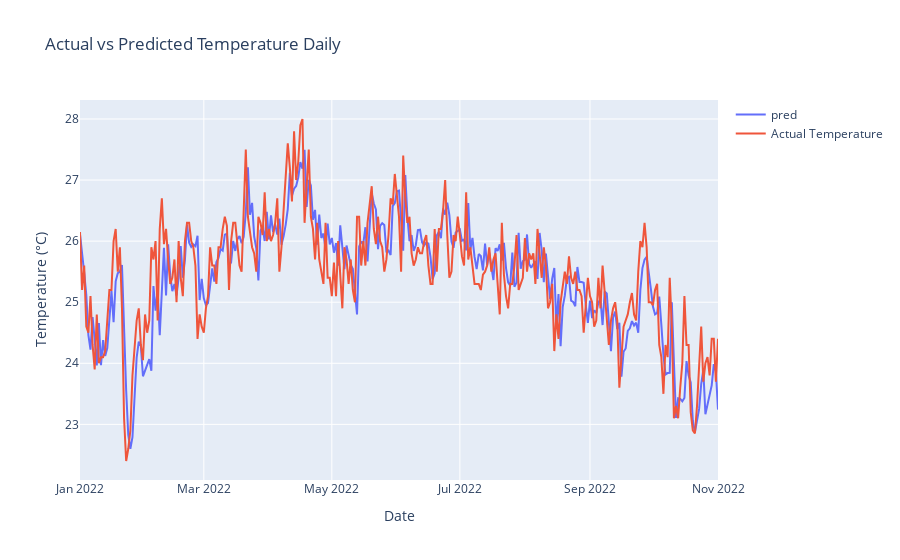

Notebook code for this chart:
### Code cell
import plotly.graph_objs as go
 
# The dataset datetime is in dataframe, the array does not include it. Set the array with relative to dataframe datetimes
array = predict 
array1 = y
dates = pd.date_range(start='1/1/2022',end ='11/1/2022', periods=len(array))  
dates1 = pd.date_range(start='1/1/2022',end ='11/1/2022', periods=len(array1))  


df = pd.DataFrame(array, index=dates, columns=['Value'])
df_resampled = df.resample('D').mean()


df1 = pd.DataFrame(array1, index=dates1, columns=['Value'])
df_resampled1 = df1.resample('D').mean()

fig = go.Figure()
fig.add_trace(go.Scatter(x=df_resampled.index, y=df_resampled['Value'], mode="lines", name='pred'))

# Plot actual temperature
fig.add_trace(go.Scatter(x=df_resampled1.index, y=df_resampled1['Value'], mode='lines', name='Actual Temperature'))

# Update layout
fig.update_layout(title='Actual vs Predicted Temperature Daily',
                  xaxis_title='Date',
                  yaxis_title='Temperature (°C)')
fig.show()

### Figure 1 — Plotly figure (JSON) as saved in the notebook; plotly's stock layout.template omitted (floating-point values rounded to 4 significant figures; data arrays with more than 128 entries replaced by an {"elided": "..."} marker saying what was removed)
{"data": [{"mode": "lines", "name": "pred", "type": "scatter", "x": {"elided": "305 str values"}, "y": {"elided": "305 float values"}}, {"mode": "lines", "name": "Actual Temperature", "type": "scatter", "x": {"elided": "305 str values"}, "y": {"elided": "305 float values"}}], "layout": {"title": {"text": "Actual vs Predicted Temperature Daily"}, "xaxis": {"title": {"text": "Date"}}, "yaxis": {"title": {"text": "Temperature (°C)"}}}}
